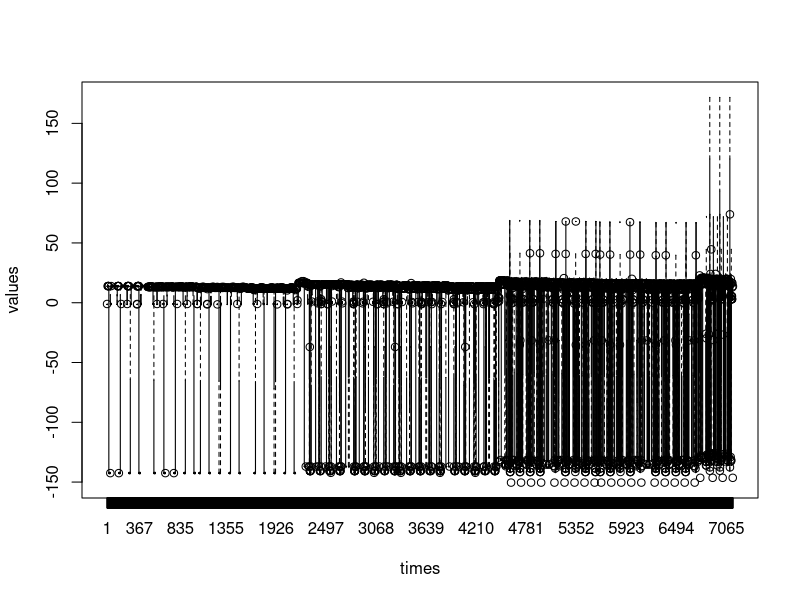
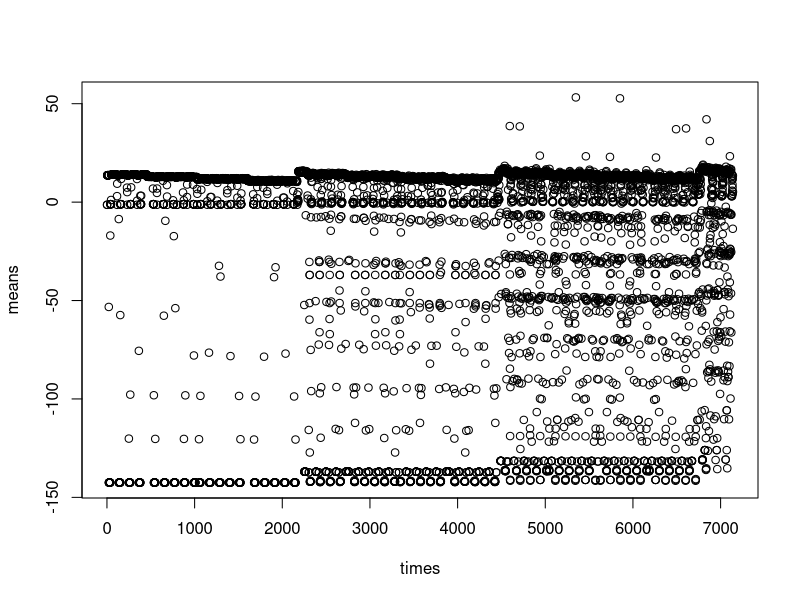

These charts were generated, in order, by the following R code: (Note: this script raises an error after producing the figures.)
time_series_boxplot <- function(nagents, niter, datavector){
	times <- (1:niter)
	values <- matrix(datavector, nrow = niter, ncol = nagents, byrow = T)
	boxplot(values~times)
}

time_series_mean <- function(nagents, niter, datavector){
	times <- (1:niter)
	means <- (1:niter)
	values <- matrix(datavector, nrow = niter, ncol = nagents, byrow = T)
	for (i in 1:niter){
		means[i] <- mean(values[i,])
	}
	plot(means~times)
}

time_series_point <- function(niter, datavector){
	times <- (1:niter)
	plot(datavector~times)
}


Government <- read.csv('../data/Government_snapshot.txt', sep = " ", header = T, stringsAsFactors = F)
Centralbank <- read.csv('../data/CentralBank_snapshot.txt', sep = " ", header = T, stringsAsFactors = F)
Equityfund <- read.csv('../data/EquityFund_snapshot.txt', sep = " ", header = T, stringsAsFactors = F)
Bank <- read.csv('../data/Bank_snapshot.txt', sep = " ", header = T, stringsAsFactors = F)
Firm <- read.csv('../data/Firm_snapshot.txt', sep = " ", header = T, stringsAsFactors = F)
Household <- read.csv('../data/Household_snapshot.txt', sep = " ", header = T, stringsAsFactors = F)

nIter <- max(Government$IT_NO)
nFirms <- length(Firm$IT_NO) / nIter
nHouseholds <- length(Household$IT_NO) / nIter
nBanks <- length(Bank$IT_NO) / nIter

time_series_boxplot(nHouseholds, nIter, Household$LIQUIDITY)
time_series_mean(nHouseholds, nIter, Household$LIQUIDITY)
time_series_point(nIter, Government$UNEMPLOYMENT_RATE)


